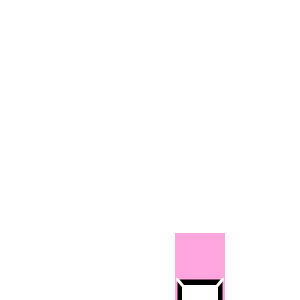
Frame 1 (no input)
Frame 60 (the mouse pressed at the canvas centre just before this capture): identical to frame 1, image omitted
Frame 120 (the mouse held since frame 60 and released just before this capture): identical to frame 1, image omitted

The Processing sketch that drew this single still picture (run headless with seeded random() and noise(); from frame 60 on, the mouse is pressed at the canvas centre):

// Processing sketch: carPlayer3
// ── carPlayer3.pde
float x = width/2 + 150;
float y = height + 200;


boolean forward = false;
boolean turnR = false;
boolean turnL = false;
boolean reverse = false;

void setup() {
  size(300, 300);
}

void draw() {
  background(255);
  
  
  if (forward) y--;
  if (reverse) y++;
  if (turnL) x--;
  if (turnR) x++;
 
  
  carPlayer(x, y);
}


void carPlayer (float x, float y) {
  noStroke();
  fill(255, 166, 222);
  rect(x-25, y-67, 50, 134);//car body
  fill(0);
  stroke(255, 166, 222);
  strokeWeight(2);
  rect(x-24, y-22, 47, 47);//windows
  noStroke();
  fill(255);
  rect(x-18, y-15, 36, 34);//roof top
  stroke(255);
  strokeWeight(3);
  strokeCap(ROUND);
  line(x-23, y-21, x-18, y-15);
  line(x-23, y+8, x-16, y+8);
  line(x-24, y+24, x-18, y+18);
  line(x+17, y-15, x+22, y-21);
  line(x+23, y+8, x-16, y+8);
  line(x+17, y+19, x+22, y+24);
}

void keyPressed() {
  if (key == CODED) {
    if (keyCode == UP) forward = true; 
    if (keyCode == DOWN) reverse = true; 
    if (keyCode == LEFT) turnL = true; 
    if (keyCode == RIGHT) turnR = true; 
  }
}
 
void keyReleased() {
  if (key == CODED) {
    if (keyCode == UP) forward = false; 
    if (keyCode == DOWN) reverse = false; 
    if (keyCode == LEFT) turnL = false; 
    if (keyCode == RIGHT) turnR = false; 
  }
}
